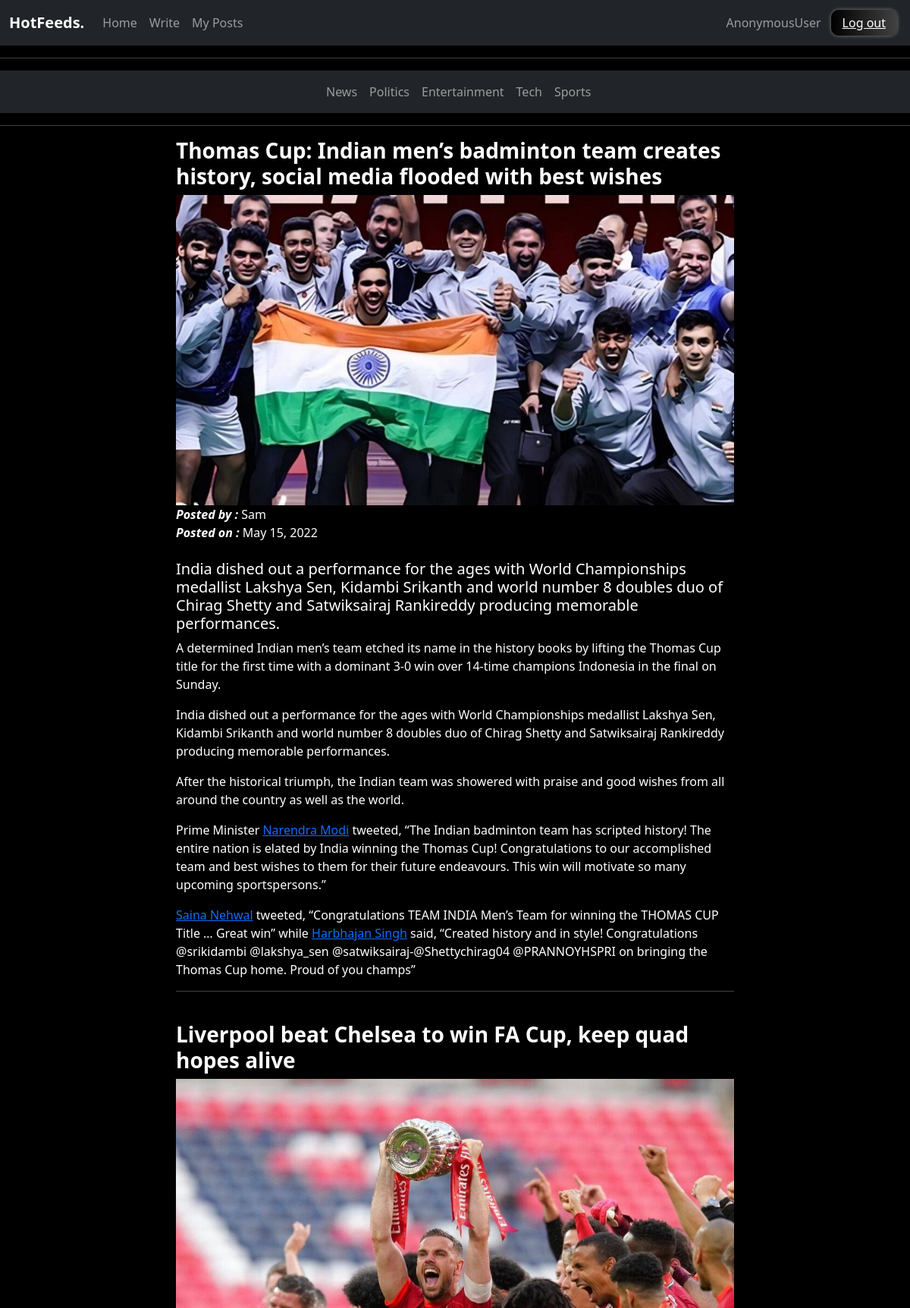
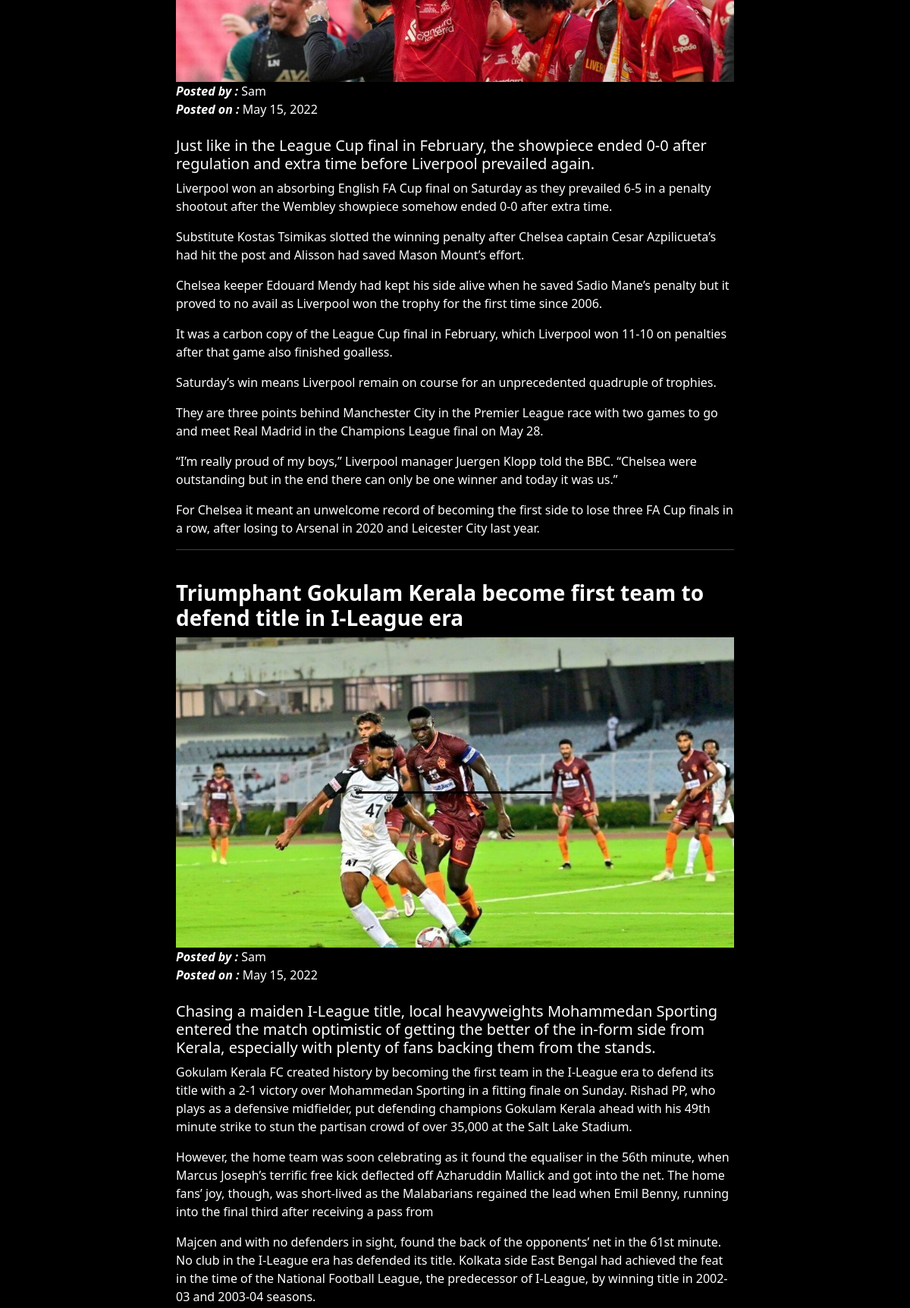
The app's page /blog/sports (upper part) with its own data (2 pictures, top to bottom).
### blog_app/models.py (models this page shows, shortened)
class Blogs(models.Model):
    user = models.ForeignKey(User,on_delete=models.CASCADE,related_name='blogss')
    blog_title = models.TextField(max_length=250)
    date = models.DateField(auto_now_add=True)
    content = RichTextField(blank=True,null=True)
    topic = models.CharField(max_length=100)
    blog_image = models.ImageField(upload_to='p_images')

### blog_app/views.py (the view)
# urls.py: path('sports',views.SportsView.as_view(),name='topic_sports'),
class SportsView(ListView):
    model = Blogs
    template_name = 'Sports.html'
    context_object_name = 'n_topic'

### blog_app/templates/Sports.html
{%extends 'Base.html'%}
{%block body_block%}
<div class="row">
    <div class="col-2"></div>
    <div class="col-8">
        {%for poli in n_topic%}
        {%if poli.topic == 'Sports'%}
        <h3><b>{{poli.blog_title}}</b></h4>
        <img class="img-fluid" src="{{poli.blog_image.url}}" alt=""><br>
        <i><b>Posted by : </b></i> {{poli.user}} <br>
        <i><b>Posted on : </b></i> {{poli.date}} <br><br>
        {{poli.content|safe}}
        <hr>
            <br>
        {%endif%}
        {%endfor%}
    </div>
    <div class="col-2"></div>
</div>
{%endblock%}

### blog_app/static/css/bg.css (style rules this page uses)
body { background-color: black; background-size: contain; background-repeat: no-repeat; color: white; }

### records on screen
Blogs: blog_title "Thomas Cup: Indian men’s badminton team creates history, social media flooded with best wishes", blog_image (picture), user "Sam", date "May 15, 2022", content "India dished out a performance for the ages with World Championships medallist Lakshya Sen, Kidambi Srikanth and world number 8 doubles duo of Chirag Shetty and Satwiksairaj Rankireddy producing memorable performances. A determined Indian men’s team etched its name in the history books by lifting the Thomas Cup title for the first time with a dominant 3-0 win over 14-time champions Indonesia in the final on Sunday. India dished out a performance for the ages with World Championships medallist Lakshya Sen, Kidambi Srikanth and world number 8 doubles duo of Chirag Shetty and Satwiksairaj Rankireddy producing memorable performances. After the historical triumph, the Indian team was showered…"
Blogs: blog_title "Liverpool beat Chelsea to win FA Cup, keep quad hopes alive", blog_image (picture), user "Sam", date "May 15, 2022", content "Just like in the League Cup final in February, the showpiece ended 0-0 after regulation and extra time before Liverpool prevailed again. Liverpool won an absorbing English FA Cup final on Saturday as they prevailed 6-5 in a penalty shootout after the Wembley showpiece somehow ended 0-0 after extra time. Substitute Kostas Tsimikas slotted the winning penalty after Chelsea captain Cesar Azpilicueta’s had hit the post and Alisson had saved Mason Mount’s effort. Chelsea keeper Edouard Mendy had kept his side alive when he saved Sadio Mane’s penalty but it proved to no avail as Liverpool won the trophy for the first time since 2006. It was a carbon copy of the League Cup final in February, which…"
Blogs: blog_title "Triumphant Gokulam Kerala become first team to defend title in I-League era", blog_image (picture), user "Sam", date "May 15, 2022", content "Chasing a maiden I-League title, local heavyweights Mohammedan Sporting entered the match optimistic of getting the better of the in-form side from Kerala, especially with plenty of fans backing them from the stands. Gokulam Kerala FC created history by becoming the first team in the I-League era to defend its title with a 2-1 victory over Mohammedan Sporting in a fitting finale on Sunday. Rishad PP, who plays as a defensive midfielder, put defending champions Gokulam Kerala ahead with his 49th minute strike to stun the partisan crowd of over 35,000 at the Salt Lake Stadium. However, the home team was soon celebrating as it found the equaliser in the 56th minute, when Marcus Joseph’s…"

### other values on screen
{{ request.user }} "AnonymousUser"
